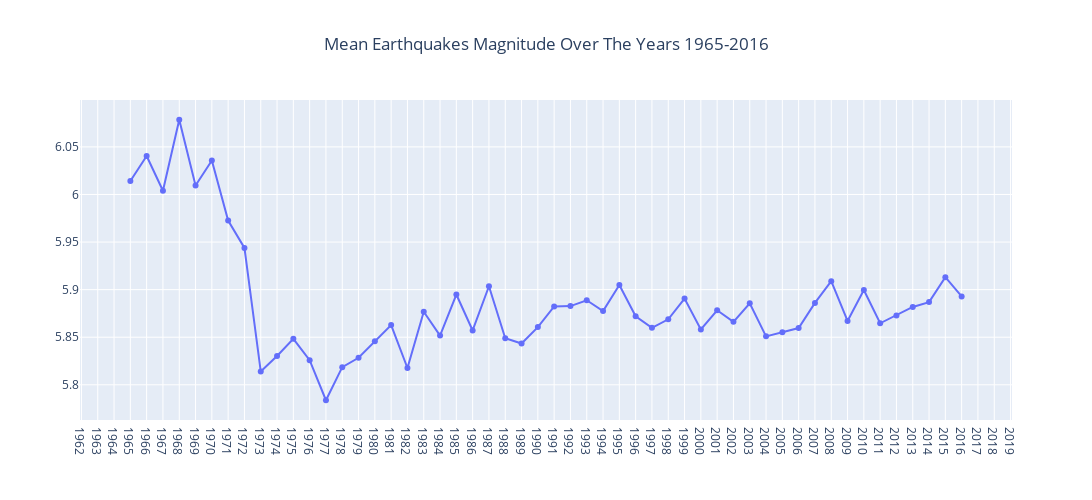

Notebook code cell kept with this figure:
### Markdown cell above
**Observations:**

- Years 2008-2011 saw the highest number of earthquakes.

- 1966 has the lowest number of recorded earthquakes.

- After 1966, the frequency of earthquakes rises over the years.

### Code cell
# Preparing the data as per the desired format.
tmp = data.groupby(by='Year').mean()
tmp = tmp.reset_index()[['Year','Magnitude']]

# Plotting Figure
fig = go.Figure()

# Adding scatter trace to the figure
fig.add_trace(trace=go.Scatter(x=tmp['Year'], 
                               y=tmp['Magnitude'],
                               mode='lines+markers'))

#Updating the layout of the figure.
fig.update_layout(height=500,
                  width=1200,
                  title= 'Mean Earthquakes Magnitude Over The Years 1965-2016',
                  title_x=0.5,
                  xaxis = dict(tickmode = 'linear',
                               tick0 = 0.0,
                               dtick = 1))

#Plotting the figure.
fig.show()

### Figure 1 — Plotly figure (JSON) as saved in the notebook; plotly's stock layout.template omitted (floating-point values rounded to 4 significant figures)
{"data": [{"mode": "lines+markers", "type": "scatter", "x": [1965, 1966, 1967, 1968, 1969, 1970, 1971, 1972, 1973, 1974, 1975, 1976, 1977, 1978, 1979, 1980, 1981, 1982, 1983, 1984, 1985, 1986, 1987, 1988, 1989, 1990, 1991, 1992, 1993, 1994, 1995, 1996, 1997, 1998, 1999, 2000, 2001, 2002, 2003, 2004, 2005, 2006, 2007, 2008, 2009, 2010, 2011, 2012, 2013, 2014, 2015, 2016], "y": [6.014, 6.04, 6.004, 6.079, 6.009, 6.036, 5.973, 5.944, 5.814, 5.83, 5.848, 5.826, 5.784, 5.819, 5.828, 5.846, 5.863, 5.818, 5.877, 5.852, 5.895, 5.857, 5.904, 5.849, 5.843, 5.861, 5.882, 5.883, 5.889, 5.878, 5.905, 5.872, 5.86, 5.869, 5.891, 5.858, 5.878, 5.866, 5.886, 5.851, 5.855, 5.86, 5.886, 5.909, 5.867, 5.9, 5.865, 5.873, 5.882, 5.887, 5.913, 5.893]}], "layout": {"height": 500, "title": {"text": "Mean Earthquakes Magnitude Over The Years 1965-2016", "x": 0.5}, "width": 1200, "xaxis": {"dtick": 1, "tick0": 0, "tickmode": "linear"}}}
